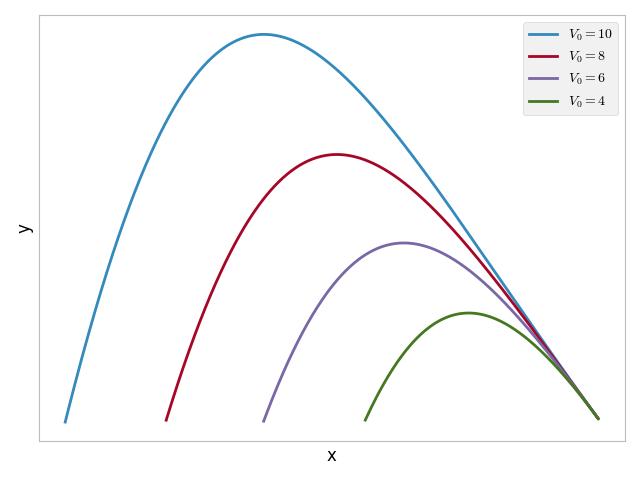

The script that saved this image:
import numpy as np
import matplotlib.pyplot as plt
import pathlib

path = pathlib.Path(__file__).parent


def trajectory(V0: float=4, T: float=10, dt: float=0.001, m: float=15, C: float=20):
    trajectory = []
    g = np.array([0., -9.81])
    X = np.zeros(2)
    V = np.array([-(V0/2)**0.5, (V0/2)**0.5])
    for t in np.arange(0, T, dt):
        if X[1] >= 0:
            A = g + C/m * V**2
            V += A*dt
            X += V*dt
        trajectory.append(X.tolist())
    return list(zip(*trajectory))


plt.style.use("bmh")
f, ax  = plt.subplots()

for v in [10, 8, 6, 4]:
    x, y = trajectory(V0=v)
    ax.plot(x, y, label=f"$V_0 = {v:d}$")
    ax.legend()
ax.grid(False)
ax.set_xticks([])
ax.set_yticks([])
ax.set_xlabel("x")
ax.set_ylabel("y")
f.tight_layout()
f.savefig(path / "Trajectory.png", transparent=True)
plt.show()
